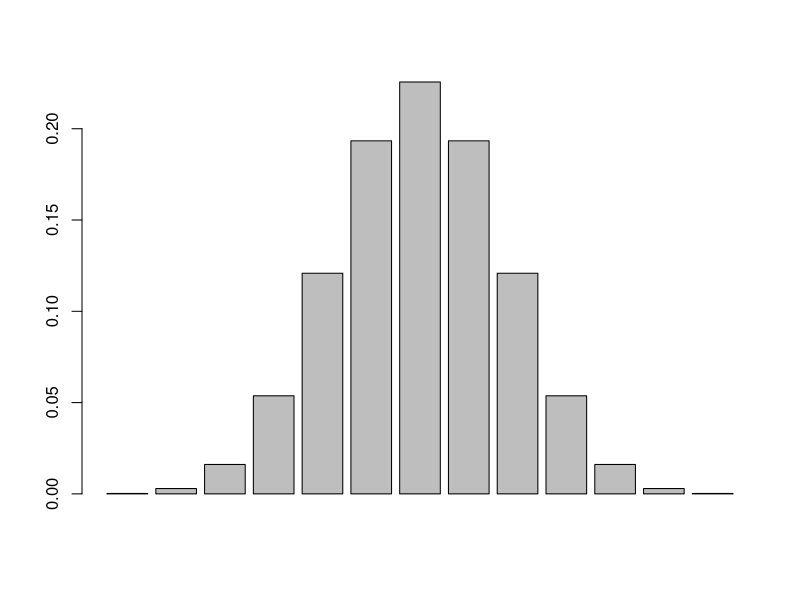

The R source for this figure:
# We flipped a coin <n> times and observedd <obs> heads.
# What is the probability of this event?
# Should I get excited? i.e. is it unusual?

# The total number of coint toses
n <- 12

# We will test later based on the null hypothesis that the coin is fair, i.e.
p <- 0.5
# Hypothesis testing:
# Step 1 - Assume the null hypothesis (p = 0.5) is true

# The number of observed successes (from 0 - n)
obs <- 6

# the probabilities of observing eactly 0 up to 12 successes
# change n to increase the number of observations (individuals, coint tosses, etc.)
# change obs to match the event you obserced
# change p if you have a good reason to not assume that the coin was fair. 
prob_theo <- dbinom(0:n, size = n, prob = p)
prob_theo

# A basic plot, i.e. the theorteical probability distribution  
barplot(prob_theo )
# Hypothesis testing:
# Step 2 - Derive the Null Distribution and the test statistice (here, simpley
# the number of observed successes in object obs)

# Hypothesis testing:
# Step 3 - Place the test statistic (i.e. the observed value) on the Nulle distrbution
#        - Add up all the point probabilities for your obserced value and anything more extreme
# To make our lives easier we'll add up all the point probabilities beginning from zero up 
# until the observed value if it is less than 1/2 of n (i.e. on the left side of the plot)
# or if the observed value is greater than 1/2 of n ( i.e. on the right side of the plot
# then we convert to the equidistant left side equivalent.
obs_test <- ifelse(obs < n/2, obs, n - obs)

# This will be 0 for the more extreme case, thus
# find the sum of the point probabilities for the let side and then multiply by two
sum(prob_theo[1:(obs_test+1)]) * 2
# We can also use the cumulative probability density function
pbinom(0:n, size = n, prob = p)[obs_test+1] * 2


# Extra material:
# The point probability for the the maximum number of successes
# (i.e. get the last value with length(prob_theo)
prob_theo[length(prob_theo)]

# We can double this to account for the equidistant extreme value on the other side
# or calculate the point probability for 0 successes 
prob_theo[1]

# the 1 in x chance, use:
1/(prob_theo[1]*2)
# which is equivalen to saying the 1 in 2^obs chance of seeing exactly the maximum number of successes
2^obs

